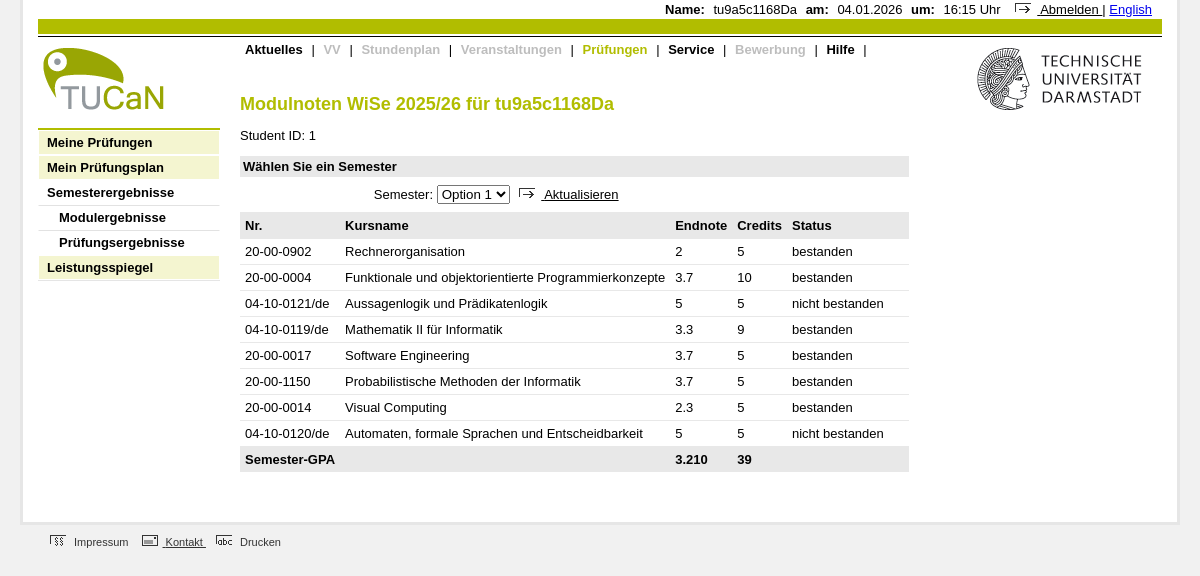
Screenshot of /prufungen/semesterergebnisse/modulergebnisse?id=1 (signed in) with the database file from the repository.
### tables this page shows
CREATE TABLE grades (
    id INTEGER PRIMARY KEY AUTOINCREMENT,
    student_id INTEGER,
    course_id INTEGER,
    grade INTEGER
);

CREATE TABLE courses (
    id INTEGER PRIMARY KEY AUTOINCREMENT,
    course_code TEXT,        -- ex: CS101
    course_name TEXT,        -- ex: Operating Systems
    ects INTEGER,            -- crédits ECTS
    semester TEXT            -- ex: WS2023
);

### grades.py (the view, shortened to what this page needs)
def grades_by_id():
    if not session.get("user_id") or session.get("role") != "student":
        return redirect("/login")
    student_id = request.args.get("id")
    db = get_db()
    rows = db.execute(
        """
        SELECT
            courses.course_code,
            courses.course_name,
            courses.ects,
            courses.semester,
            grades.grade
        FROM grades
        JOIN courses
            ON grades.course_id = courses.id
        WHERE grades.student_id = ?
        """,
        (student_id,)
    ).fetchall()
    return render_template(
        "modulergebnisse.html",
        grades=rows,
        student_id=student_id
    )

### app.py (called while the page is built)
@app.context_processor
def inject_now():
    return {"now": datetime.now()}

@app.teardown_appcontext
def teardown_db(exception):
    close_db()

### db.py (called while the page is built)
def get_db():
    if "db" not in g:
        g.db = sqlite3.connect(DATABASE)
        g.db.row_factory = sqlite3.Row
    return g.db

### templates/modulergebnisse.html (shortened to what this page needs)
<!DOCTYPE html>
<html lang="de">
<head>
    <link rel="stylesheet" href="{{ url_for('static', filename='css/style.css') }}">
</head>
<body>
<div class="outer-invisible-box">
    <div class="main-part">
        <div>
            <div class="top-bar">
                <span class="top-bar-label">Name:</span>
                <span class="session-info">{{ session["display_name"] }}</span>
                <span class="top-bar-label">am:</span>
                <span class="session-info">{{ now.strftime("%d.%m.%Y") }}</span>
                <span class="top-bar-label">um:</span>
                <span class="session-info">{{ now.strftime("%H:%M") }} Uhr</span>
                <a href="/logout" class="btn-text">
                    <img
                        src="{{ url_for('static', filename='icons/abmelden.png') }}"
                        alt=""
                        class="icon-lock"
                    >
                    Abmelden
                </a>
                <a>|</a>
                <a href="{{ url_for('login_route') }}">English</a>
            </div>
            <div class="top-bar-2"></div>
            <div class="separator-line"></div>
        </div>
        <header class="header">
            <div class="header-left">
                <img
                    src="{{ url_for('static', filename='logo.gif') }}"
                    alt="TU Darmstadt logo"
                    class="logo"
                >
                <div class="options">
                    <a href="#" class="opt-bar">Meine Prüfungen</a>
                    <a
                        href="{{ url_for('prufungen', section='prufungsplan') }}"
                        class="opt-bar"
                    >
                        Mein Prüfungsplan
                    </a>
                    <a
                        href="{{ url_for('prufungen', section='semesterergebnisse') }}"
                        class="opt-bar"
                        style="background-color: #FFFFFF;"
                    >
                        Semesterergebnisse
                    </a>
                    <a
                        href="{{ url_for('prufungen', section='semesterergebnisse', subsection='modulergebnisse') }}"
                        class="opt-bar sub-opt-bar"
                    >
                        Modulergebnisse
                    </a>
                    <a href="#" class="opt-bar sub-opt-bar">Prüfungsergebnisse</a>
                    <a href="#" class="opt-bar">Leistungsspiegel</a>
                </div>
            </div>
            <div class="header-middle">
                <nav class="nav">
                    <a class="used-nav" href="{{ url_for('aktuelles') }}">Aktuelles</a> |
                    <a class="not-used-nav">VV</a> |
                    <a class="not-used-nav">Stundenplan</a> |
                    <a class="not-used-nav">Veranstaltungen</a> |
                    <a
                        class="used-nav"
                        href="{{ url_for('prufungen') }}"
                        style="color: #B1BD00;"
                    >
                        Prüfungen
                    </a> |
                    <a class="used-nav" href="{{ url_for('service') }}">Service</a> |
                    <a class="not-used-nav">Bewerbung</a> |
                    <a class="used-nav" href="{{ url_for('hilfe') }}">Hilfe</a> |
                </nav>
                <main class="content">
                    <h1>
                        Modulnoten WiSe 2025/26 für
                        {{ session["display_name"] }}
                    </h1>
                    <p>Student ID: {{ student_id }}</p>
                    <p class="header-grey-box" style="margin-bottom: auto;">
                        Wählen Sie ein Semester
                    </p>
                    <div style="padding: 8px; padding-left: 20%;">
                        <label for="choice">Semester:</label>
                        <select id="choice" name="choice">
                            <option value="">Option 1</option>
                        </select>
                        <button type="button" class="btn-text">
                            <img
                                src="{{ url_for('static', filename='icons/abmelden.png') }}"
                                alt=""
                                class="icon-lock"
                            >
                            Aktualisieren
                        </button>
                    </div>
                    <table>
                        <thead>
                            <tr>
                                <td>Nr.</td>
                                <td>Kursname</td>
                                <td>Endnote</td>
                                <td>Credits</td>
                                <td>Status</td>
                                <td></td>
                                <td></td>
                            </tr>
                        </thead>
                        <tbody>
                            {% set stats = namespace(total_ects=0, weighted_sum=0) %}
                            {% for g in grades %}
                                <tr>
                                    <td>{{ g.course_code }}</td>
                                    <td>{{ g.course_name }}</td>
                                    <td>{{ g.grade }}</td>
                                    <td>{{ g.ects }}</td>
                                    <td>
                                        {% if g.grade|float <= 4.0 %}
                                            bestanden
                                        {% else %}
                                            nicht bestanden
                                        {% endif %}
                                    </td>
                                </tr>
                                {% if g.grade|float <= 4.0 %}
                                    {% set stats.total_ects = stats.total_ects + g.ects %}
                                    {% set stats.weighted_sum = stats.weighted_sum + (g.grade|float * g.ects) %}
                                {% endif %}
                            {% endfor %}
                        </tbody>
                        <thead>
                            <tr>
                                <td>Semester-GPA</td>
                                <td></td>
                                <td>
                                    {% if stats.total_ects > 0 %}
                                        {{ '%.3f' % (stats.weighted_sum / stats.total_ects) }}
                                    {% else %}
                                        N/A
                                    {% endif %}
                                </td>
                                <td>{{ stats.total_ects }}</td>
                                <td></td>
                                <td></td>
                                <td></td>
                            </tr>
                        </thead>
                    </table>
                </main>
            </div>
            <div class="header-right">
                <img
                    src="{{ url_for('static', filename='tu-logo.gif') }}"
                    alt="TU Darmstadt logo"
                    class="tu-logo"
                >
            </div>
        </header>
    </div>
    <footer class="footer">
        <a>
            <img
                src="{{ url_for('static', filename='icons/impressum.png') }}"
                alt=""
            >
            Impressum
        </a>
        <a href="{{ url_for('kontakt') }}">
            <img
                src="{{ url_for('static', filename='icons/kontakt.png') }}"
                alt=""
            >
            Kontakt
        </a>
        <a>
            <img
                src="{{ url_for('static', filename='icons/drucken.png') }}"
                alt=""
            >
            Drucken
        </a>
    </footer>
</div>
</body>
</html>

### static/css/style.css (style rules this page uses)
body { margin: 0; font-family: Arial, Helvetica, sans-serif; font-size: 13px; color: #000; background: #F1F1F1; }
.outer-invisible-box { margin: 20px; margin-top: 0; }
.main-part { background: #FFFFFF; border: 3px solid #E6E6E6; border-top: 0; padding-left: 15px; padding-right: 15px; padding-bottom: 30px; }
.top-bar { padding: 2px 10px; text-align: right; }
.top-bar-2 { background: #B1BD00; height: 15px; clear: both; }
.separator-line { margin-top: 2px; border-bottom: 1px solid black; }
.top-bar-label { font-weight: bold; }
.session-info { margin: 5px; }
.header { display: flex; }
.header-middle { text-align: left; }
.header-right { margin-left: auto; }
.logo { font-size: 28px; color: #9BB000; font-weight: bold; }
.tu-logo { font-size: 14px; text-align: right; }
.options { display: flex; flex-direction: column; border-top: 2px solid #B1BD00; border-bottom: 1px solid #E5E5E5; }
.options a { padding: 4px 0 4px 8px; background: #F4F5D0; border: 1px solid #FFFFFF; font-weight: bold; text-decoration: none; color: #000; }
.options .sub-opt-bar { background-color: #FFFFFF; padding-left: 20px; border-top: 1px solid #E2E2E2; }
.nav { padding: 5px 20px; }
.nav a { text-decoration: none; color: #000; margin: 0 5px; font-weight: bold; }
.nav .not-used-nav { color: #BDBDBD; }
.content { padding: 20px; }
.content h1 { color: #B1BD00; font-size: 18px; }
.header-grey-box { padding: 3px; background: #E8E8E8; font-weight: bold; }
table { border-collapse: collapse; }
thead { background: #E8E8E8; font-weight: bold; }
tr { border-top: 1px solid #E8E8E8; }
td { padding: 5px; }
.footer { margin: 10px 0 0 20px; font-size: 11px; color: #333333; }
.footer a { margin-left: 10px; color: #333333; }
.footer img { margin-right: 5px; }
.btn-text { background: none; border: none; padding: 0; margin: 0; font: inherit; color: inherit; text-decoration: underline; cursor: pointer; }
.icon-lock { margin: 0 6px; }

### rows the page displays
grades: course_code "20-00-0902", course_name "Rechnerorganisation", grade "2", ects "5", shows "bestanden"
grades: course_code "20-00-0004", course_name "Funktionale und objektorientierte Programmierkonzepte", grade "3.7", ects "10", shows "bestanden"
grades: course_code "04-10-0121/de", course_name "Aussagenlogik und Prädikatenlogik", grade "5", ects "5", shows "nicht bestanden"
grades: course_code "04-10-0119/de", course_name "Mathematik II für Informatik", grade "3.3", ects "9", shows "bestanden"
grades: course_code "20-00-0017", course_name "Software Engineering", grade "3.7", ects "5", shows "bestanden"
grades: course_code "20-00-1150", course_name "Probabilistische Methoden der Informatik", grade "3.7", ects "5", shows "bestanden"
grades: course_code "20-00-0014", course_name "Visual Computing", grade "2.3", ects "5", shows "bestanden"
grades: course_code "04-10-0120/de", course_name "Automaten, formale Sprachen und Entscheidbarkeit", grade "5", ects "5", shows "nicht bestanden"

### other values shown
{{ session["display_name"] }} "tu9a5c1168Da"
{{ student_id }} "1"
{{ '%.3f' % (stats.weighted_sum / stats.total_ects) }} "3.210"
{{ stats.total_ects }} "39"
